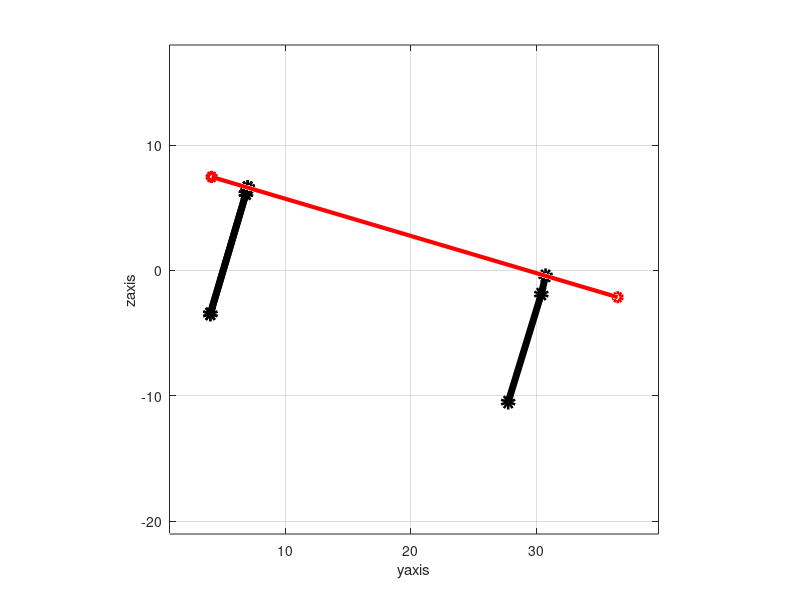

This chart was generated by the following MATLAB code:
%stationary phase
view(45,45)
platept_1 = [0,0,0,1]'
platept_2 = [39,0,0,1]'
platept_3 = [39/2,39*sin(pi/3),0,1]'
x1=platept_1(1);
y1=platept_1(2);
z1=platept_1(3);
x2=platept_2(1);
y2=platept_2(2);
z2=platept_2(3);
x3=platept_3(1);
y3=platept_3(2);
z3=platept_3(3);
hippt_1 = [6*cos(pi/6),6*sin(pi/6),0,1]'
hippt_2 = [39-6*cos(pi/6),6*sin(pi/6),0,1]'
hippt_3 = [39/2,39*sin(pi/3)-6,0,1]'
x4=hippt_1(1);
y4=hippt_1(2);
z4=hippt_1(3);
x5=hippt_2(1);
y5=hippt_2(2);
z5=hippt_2(3);
x6=hippt_3(1);
y6=hippt_3(2);
z6=hippt_3(3);
footpt_1 = [6*cos(pi/6),6*sin(pi/6),-10.5,1]'
footpt_2 = [39-6*cos(pi/6),6*sin(pi/6),-10.5,1]'
footpt_3 = [39/2,39*sin(pi/3)-6,-10.5,1]'
sprpt_1 = [6*cos(pi/6),6*sin(pi/6),-0.5,1]'
sprpt_2 = [39-6*cos(pi/6),6*sin(pi/6),-0.5,1]'
sprpt_3 = [39/2,39*sin(pi/3)-6,-0.5,1]'
x7=footpt_1(1);
y7=footpt_1(2);
z7=footpt_1(3);
x8=footpt_2(1);
y8=footpt_2(2);
z8=footpt_2(3);
x9=footpt_3(1);
y9=footpt_3(2);
z9=footpt_3(3);
x10=sprpt_1(1);
y10=sprpt_1(2);
z10=sprpt_1(3);
x11=sprpt_2(1);
y11=sprpt_2(2);
z11=sprpt_2(3);
x12=sprpt_3(1);
y12=sprpt_3(2);
z12=sprpt_3(3);
X=[x1,x2,x3,x1];
Y=[y1,y2,y3,y1];
Z=[z1,z2,z3,z1];
%plot3(X,Y,Z,'k-o','LineWidth',3)

%plot3([x1,x3],[y1,y3],[z1,z3],'k-o','LineWidth',3)
for i=-0.5:-0.01:-1.5
    z10=i
    z11=i
    plot3(X,Y,Z,'k-o','linewidth',3)
    hold on;
    plot3([x4,x10,x7],[y4,y10,y7],[z4,z10,z7],'r-o','LineWidth',5)
    plot3([x5,x11,x8],[y5,y11,y8],[z5,z11,z8],'r-o','LineWidth',5)    
    plot3([x6,x12,x9],[y6,y12,y9],[z6,z12,z9],'r-o','LineWidth',5)
    hold off
   grid on;
   box on;
   axis equal;
   view(80,10);
    pause(0.01)
end    
for i=-1.5:0.01:0.204
	z10=i
	z11=i
	plot3(X,Y,Z,'k-o','linewidth',3)
    hold on;
    plot3([x4,x10,x7],[y4,y10,y7],[z4,z10,z7],'r-o','LineWidth',5)
    plot3([x5,x11,x8],[y5,y11,y8],[z5,z11,z8],'r-o','LineWidth',5)
    plot3([x6,x12,x9],[y6,y12,y9],[z6,z12,z9],'r-o','LineWidth',5)
    hold off
    grid on;
    box on;
    axis equal;
    view(80,10);
    pause(0.01)
end
hold on
plot3(X,Y,Z,'k-o','LineWidth',3)
hold on
t0=0;
tf=20;
x0=0;
xdot0=0;
IC=[x0,xdot0];
timespan=[t0:3:tf];
sdot=@(t,s) [s(2);-t-s(1)-s(2)]
[time,state_values]=ode45(sdot,timespan,IC);
%plot(time,state_values(:,1))
count=0;
for t= 0:pi/600:pi/60
rotate=[[1,0,0,0];[0,cos(-t),-sin(-t),0];[0,sin(-t),cos(-t),0];[0,0,0,1]];
rotate1 = [[1,0,0,0];[0,cos(t-count*pi/600),-sin(t-count*pi/600),0];[0,sin(t-count*pi/600),cos(t-count*pi/600),0];[0,0,0,1]]
m=-0.1;
compression_3 = [1,0,0,0;0,1,0,0;0,0,1,m;0,0,0,1];
m=m-0.1;
bringback=[[1,0,0,-x9];[0,1,0,-y9];[0,0,1,-z9];[0,0,0,1]];
bringback2=[[1,0,0,x9];[0,1,0,y9];[0,0,1,z9];[0,0,0,1]];
platept_1=bringback2*rotate*bringback*platept_1
platept_2=bringback2*rotate*bringback*platept_2
platept_3=bringback2*rotate*bringback*platept_3
x1=platept_1(1);
y1=platept_1(2);
z1=platept_1(3);
x2=platept_2(1);
y2=platept_2(2);
z2=platept_2(3);
x3=platept_3(1);
y3=platept_3(2);
z3=platept_3(3);
X=[x1,x2,x3,x1];
Y=[y1,y2,y3,y1];
Z=[z1,z2,z3,z1];
hippt_1=bringback2*rotate*bringback*hippt_1
hippt_2=bringback2*rotate*bringback*hippt_2		
hippt_3=bringback2*rotate*bringback*hippt_3
sprpt_1=bringback2*rotate*bringback*sprpt_1
sprpt_2=bringback2*rotate*bringback*sprpt_2
if t>0
    sprpt_3=bringback2*rotate*compression_3*rotate1*bringback*sprpt_3
%else 
   %sprpt_3=bringback2*rotate*bringback*sprpt_3
end
footpt_1=bringback2*rotate*bringback*footpt_1
footpt_2=bringback2*rotate*bringback*footpt_2
x12=sprpt_3(1);
y12=sprpt_3(2);
z12=sprpt_3(3);
x6=hippt_3(1);
y6=hippt_3(2);
z6=hippt_3(3);
x7=footpt_1(1);
y7=footpt_1(2);
z7=footpt_1(3);
x8=footpt_2(1);
y8=footpt_2(2);
z8=footpt_2(3);
x4=hippt_1(1);
y4=hippt_1(2);
z4=hippt_1(3);
x5=hippt_2(1);
y5=hippt_2(2);
z5=hippt_2(3);
x10=sprpt_1(1);
y10=sprpt_1(2);
z10=sprpt_1(3);
x11=sprpt_2(1);
y11=sprpt_2(2);
z11=sprpt_2(3);
plot3(X,Y,Z,'r-o','LineWidth',3)
hold on;
    plot3([x6,x12,x9],[y6,y12,y9],[z6,z12,z9],'k-o','LineWidth',5)
 plot3([x4,x10,x7],[y4,y10,y7],[z4,z10,z7],'k-o','LineWidth',5)
    plot3([x5,x11,x8],[y5,y11,y8],[z5,z11,z8],'k-o','LineWidth',5)
    grid on; 
    box on; 
    axis equal;
    xlabel('xaxis');
    ylabel('yaxis');
    zlabel('zaxis');
    view(90,0)
    hold off;
pause(0.1)
count=count+1;

end
